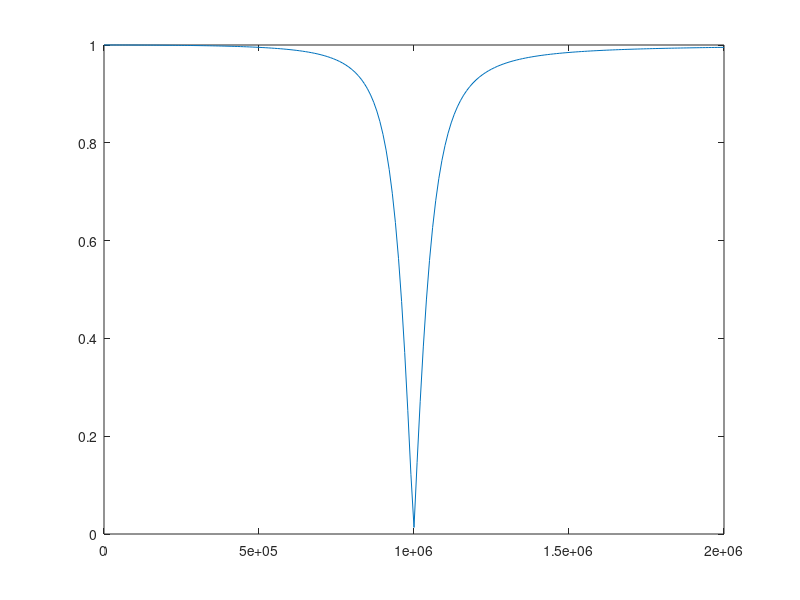

Write MATLAB code to recreate this figure.
R=50;
C=470e-12;
L=54e-6;
t=R*C;
wlc=1/(L*C)^0.5;

f=0:1e4:2e6;
w=f.*2.*pi;
k=(1-(w./wlc).^2).^0.5;

h=(k.^4)./(k.^4 + (w.*t).^2) - (i.*w.*t.*k.*k)./(k.^4 + (w.*t).^2);

plot(f,abs(h))
